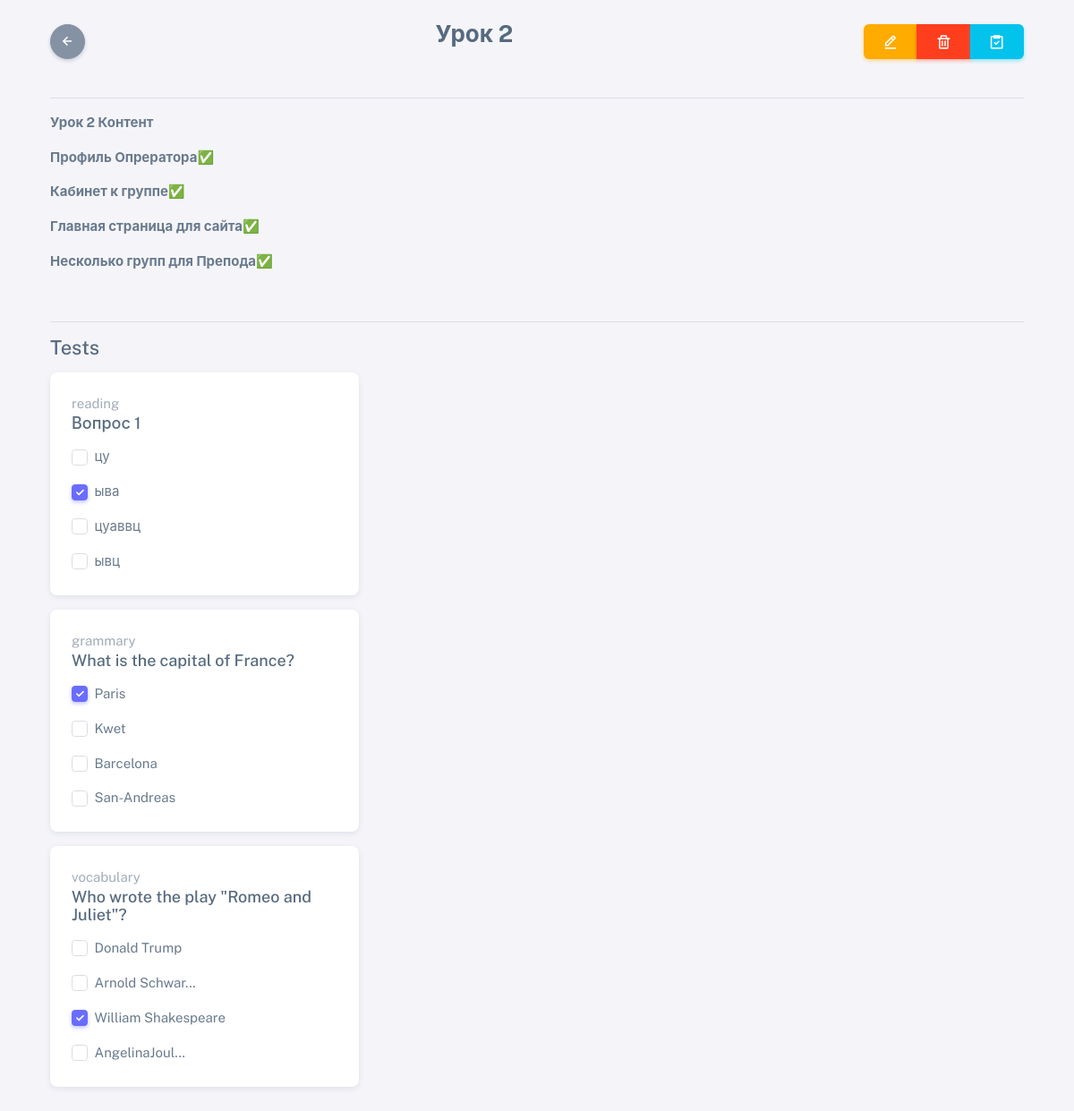
/lesson-detail/6/ (signed in), run on the app's committed database.
### apps/user/models.py (models this page shows, shortened)
class Lesson(models.Model):
    title = models.CharField(max_length=140)
    course = models.ForeignKey(Course, on_delete=models.SET_NULL, null=True)
    group_access = models.ManyToManyField(Group, blank=True)
    content = models.TextField(null=True, blank=True)
    access = models.BooleanField(null=True, blank=True, default=False)

class Question(models.Model):
    lesson=models.ForeignKey(Lesson, on_delete=models.CASCADE, null=True, blank=True)
    SKILLS = (
        ('vocabulary', 'Vocabulary'),
        ('grammary', 'Grammary'),
        ('speaking', 'Speaking'),
        ('reading', 'Reading'),
        ('listening', 'Listening'),
    )
    skill = models.CharField(max_length=80, null=True, choices=SKILLS)
    title = models.CharField(max_length=150, null=True)
    marks=models.PositiveIntegerField(null=True, blank=True)

class Answer(models.Model):
    question = models.ForeignKey(Question, on_delete=models.CASCADE, null=True)
    title = models.CharField(max_length=20, null=True)
    is_correct = models.BooleanField(default=False ,verbose_name='Правильно')

class User(AbstractUser):
    name = models.CharField(max_length=140, null=True)
    STATUS = (
        ('1', 'Админ'),
        ('2', 'Студент'),
        ('3', 'Преподаватель'),
        ('4', 'Администратор')
    )
    role = models.CharField(null=True, choices=STATUS, max_length=140, default='1')
    USERNAME_FIELD = 'username'
    REQUIRED_FIELDS = []

### apps/dashboard/views.py (the view, shortened to what this page needs)
# urls.py: path('lesson-detail/<str:pk>/', lesson_detail, name='lesson-detail'),
@login_required(login_url='login')
def lesson_detail(request, pk):
    lesson = Lesson.objects.get(id=pk)
    if request.user.role == '3':
        group_id = request.GET.get('group_id')
        group = Group.objects.get(id=group_id)
    else:
        group = None
    if request.user.role == '2' and not lesson.access:
        return redirect('home')
    questions = Question.objects.filter(lesson=lesson)
    pupils = None
    try:
        attendances = Attendance.objects.get(lesson=lesson)
    except:
        attendances = None
    if request.method == 'POST' and 'delete' in request.POST:
        lesson.delete()
        return redirect('lesson-list')
    answer_form_set = AnswerFormSet()
    test_result_access = TestResult.objects.filter(pupil=request.user.pupil, lesson=lesson).exists() if request.user.role == '2' else 0
    context = {
        'lesson': lesson,
        'questions': questions,
        'formset': answer_form_set,
        'test_result_access': test_result_access,
        'pupils': pupils,
        'attendances': attendances,
        'group': group
    }
    return render(request, 'dashboard/lesson_detail.html', context)

### templates/dashboard/lesson_detail.html (shortened to what this page needs)
{% load static %}
<!DOCTYPE html>
<html lang="ru" class="light-style layout-menu-fixed" data-theme="theme-default">
<head>
  <link rel="stylesheet" href="{% static 'assets/vendor/css/core.css' %}">
  <link rel="stylesheet" href="{% static 'assets/vendor/css/theme-default.css' %}">
  <link rel="stylesheet" href="{% static 'assets/vendor/fonts/boxicons.css' %}">
</head>
<body>
  <div class="container">
    <div class="d-flex gap-4 align-items-center justify-content-between">
      {% if request.user.role == '3' %}
      <a href="{% url 'home' %}" class="btn rounded-pill btn-icon btn-secondary"><i
          class='bx bx-left-arrow-alt'></i></a>
      {% elif request.user.role == '2' %}
      <a href="{% url 'home' %}" class="btn rounded-pill btn-icon btn-secondary"><i
          class='bx bx-left-arrow-alt'></i></a>
      {% else %}
      <a href="{% url 'lesson-list' lesson.course.id  %}" class="btn rounded-pill btn-icon btn-secondary"><i
          class='bx bx-left-arrow-alt'></i></a>
      {% endif %}
      <h3 class="fw-bold p-4">{{ lesson.title }}</h3>
      {% if request.user.role == '1' %}
      <div class="btn-group">
        <a href="{% url 'lesson-update' lesson.id %}" class="btn btn-warning">
          <i class='bx bx-edit-alt'></i>
        </a>
        <button type="button" class="btn btn-danger" data-bs-toggle="modal" data-bs-target="#basicModal">
          <i class='bx bx-trash'></i>
        </button>
        <button type="button" class="btn btn-info" data-bs-toggle="offcanvas" data-bs-target="#offcanvasEnd"
          aria-controls="offcanvasEnd">
          <i class='bx bx-task'></i>
        </button>
      </div>
      {% endif %}
    </div>
    <hr>
    {{ lesson.content|safe }}
    <hr>
    <div class="row mb-5">
      <h4>Tests</h4>
      {% if not test_result_access %}
      <div class="col-md-4">
        <form action="" method="post">
          {% for question in questions %}
          <div class="mb-3 card">
            <div class="card-body">
              <span class="text-muted">{{ question.skill }}</span>
              <h5>{{ question.title }}</h5>
              <div class="">
                {% for answer in question.answer_set.all %}
                <div class="form-check mt-3">
                  <input class="form-check-input" type="checkbox" id="{{ answer.id }}" value="{{ answer.id }}"
                    name="answer_id" {% if request.user.role == '1' and answer.is_correct %}checked{% endif %}>
                  <label class="form-check-label" for="{{ answer.id }}">
                    {{ answer.title }}
                  </label>
                </div>
                {% endfor %}
              </div>
            </div>
          </div>
          {% endfor %}
        </form>
      </div>
      {% else %}
      <p>Вы уже прошли тест</p>
      {% endif %}
    </div>
  </div>
</body>
</html>

### data on the page
Lesson: title "Урок 2", content "Урок 2 Контент Профиль Опрератора✅ Кабинет к группе ✅ Главная страница для сайта ✅ Несколько групп для Препода ✅"
Question: skill "reading", title "Вопрос 1"
Answer: title "цу"
Answer: is_correct "☑", title "ыва"
Answer: title "цуаввц"
Answer: title "ывц"
Question: skill "grammary", title "What is the capital of France?"
Answer: is_correct "☑", title "Paris"
Answer: title "Kwet"
Answer: title "Barcelona"
Answer: title "San-Andreas"
Question: skill "vocabulary", title "Who wrote the play \"Romeo and Juliet\"?"
Answer: title "Donald Trump"
Answer: title "Arnold Schwar..."
Answer: is_correct "☑", title "William Shakespeare"
Answer: title "AngelinaJoul..."
